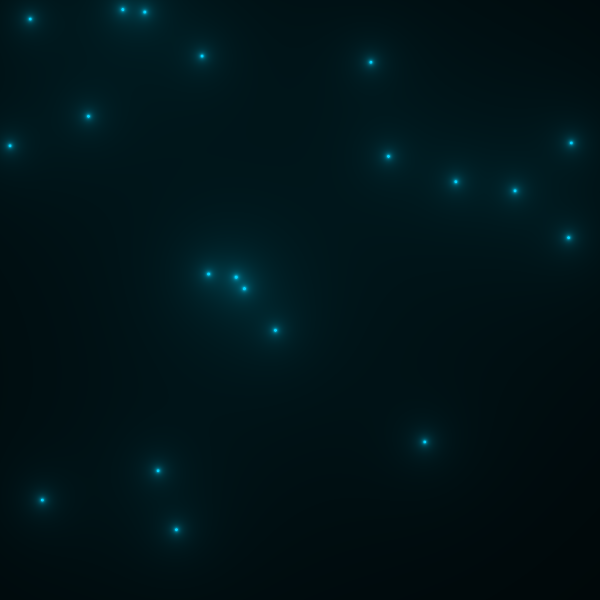
Frame 1 (no input)
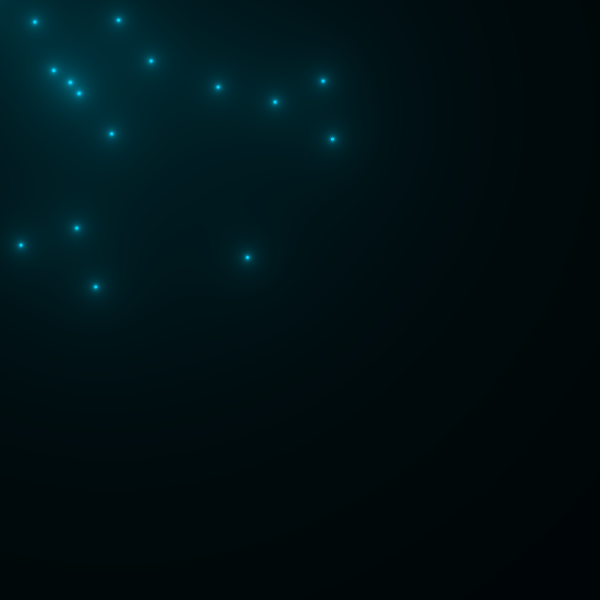
Frame 60 (the mouse pressed at the canvas centre just before this capture)
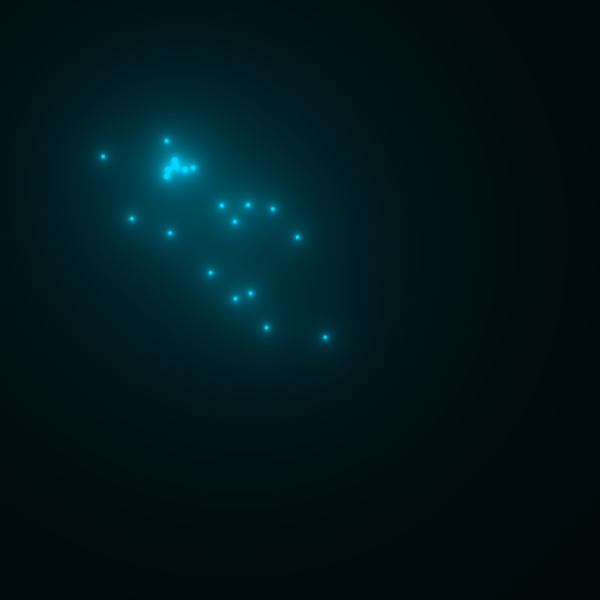
Frame 120 (the mouse held since frame 60 and released just before this capture)

The Processing sketch that drew these frames (run headless with seeded random() and noise(); from frame 60 on, the mouse is pressed at the canvas centre):

// Processing sketch: light_swarm
// ── light_swarm.pde
Orb[] orbs = new Orb[20];

void setup(){
  size(600, 600);
  colorMode(HSB, 360, 100, 100);
  
  for(int i = 0; i < orbs.length; i++){
    orbs[i] = new Orb();
  }
}

void draw(){
  //background(255);
  
  for(Orb o : orbs){
    o.update();
  }
  
  loadPixels();
  for(int x = 0; x < width; x++){
    for(int y = 0; y < height; y++){
      int loc = x + y * width;
      float sum = 0;
      for(Orb o : orbs){
        float d = dist(x, y, o.location.x, o.location.y);
        sum += 5 * o.radius / d;
      }
      //float d = dist(x, y, mouseX, mouseY);
      //float c = 5000 / d;
      pixels[loc] = color(190, 100, sum);
    }
  }
  updatePixels();
}

// ── Orb.pde
class Orb{
  PVector location;
  PVector velocity;
  PVector acceleration;
  PVector mouse;
  int radius;
  
  Orb(){
    location = new PVector(random(0, width), random(0, height));
    velocity = new PVector(0,0);
    mouse = new PVector(); 
    radius = 20;
  }
  
  void update(){
    mouse.x = mouseX;
    mouse.y = mouseY;
    
    acceleration = PVector.sub(mouse, location);
    acceleration.setMag(0.3);
    velocity.limit(5);
    
    location.add(velocity);
    velocity.add(acceleration);
  }
  
  void draw(){
    fill(0);
    ellipse(location.x, location.y, 25, 25);
  }
}
